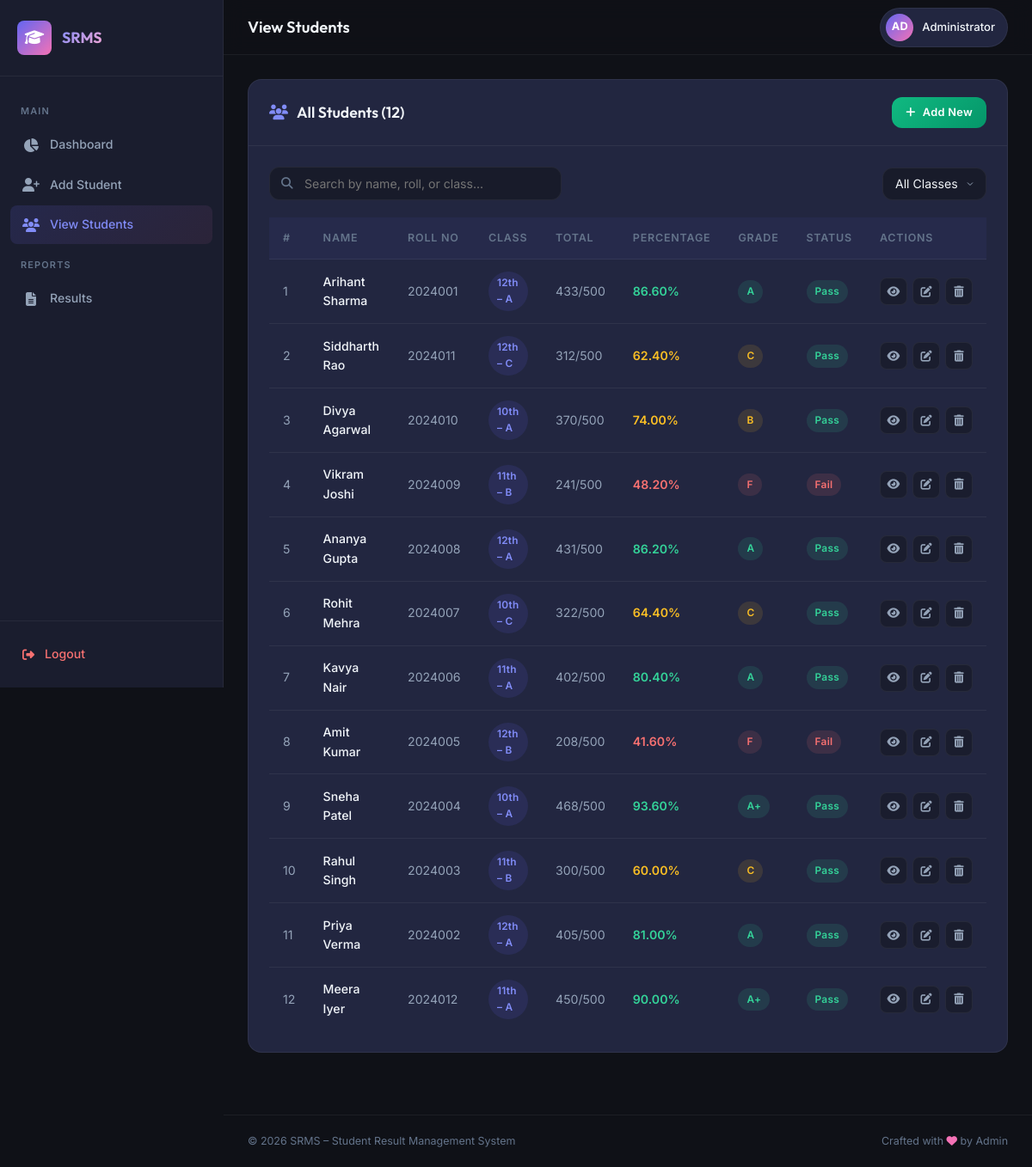
The app's page /view_students.php (signed in) with its own data.
### tables this page shows
CREATE TABLE IF NOT EXISTS students (
    id INT AUTO_INCREMENT PRIMARY KEY,
    name VARCHAR(100) NOT NULL,
    roll_no VARCHAR(20) NOT NULL UNIQUE,
    class VARCHAR(10) NOT NULL,
    section VARCHAR(5) DEFAULT 'A',
    math INT NOT NULL CHECK (math BETWEEN 0 AND 100),
    science INT NOT NULL CHECK (science BETWEEN 0 AND 100),
    english INT NOT NULL CHECK (english BETWEEN 0 AND 100),
    hindi INT NOT NULL CHECK (hindi BETWEEN 0 AND 100),
    social_science INT NOT NULL CHECK (social_science BETWEEN 0 AND 100),
    total INT GENERATED ALWAYS AS (math + science + english + hindi + social_science) STORED,
    percentage DECIMAL(5,2) GENERATED ALWAYS AS ((math + science + english + hindi + social_science) / 5) STORED,
    grade VARCHAR(5) GENERATED ALWAYS AS (
        CASE
            WHEN (math + science + english + hindi + social_science) / 5 >= 90 THEN 'A+'
            WHEN (math + science + english + hindi + social_science) / 5 >= 80 THEN 'A'
            WHEN (math + science + english + hindi + social_science) / 5 >= 65 THEN 'B'
            WHEN (math + science + english + hindi + social_science) / 5 >= 50 THEN 'C'
            ELSE 'F'
        END
    ) STORED,
    created_at TIMESTAMP DEFAULT CURRENT_TIMESTAMP,
    updated_at TIMESTAMP DEFAULT CURRENT_TIMESTAMP ON UPDATE CURRENT_TIMESTAMP
);

### view_students.php (the view, shortened to what this page needs)
<?php
require_once 'config.php';
$adminName = $_SESSION['admin_name'] ?? 'Admin';
$students = [];
$result = $conn->query("SELECT * FROM students ORDER BY created_at DESC");
while ($row = $result->fetch_assoc()) {
    $students[] = $row;
}
?>
<!DOCTYPE html>
<html lang="en">
<head>
  <link rel="stylesheet" href="https://cdnjs.cloudflare.com/ajax/libs/font-awesome/6.5.1/css/all.min.css" />
  <link rel="stylesheet" href="css/style.css" />
</head>
<body>
  <div class="app-layout">
    <aside class="sidebar" id="sidebar">
      <div class="sidebar-header">
        <div class="s-logo"><i class="fas fa-graduation-cap"></i></div>
        <span class="s-title">SRMS</span>
      </div>
      <nav class="sidebar-nav">
        <div class="nav-label">Main</div>
        <a href="dashboard.php" class="nav-item"><i class="fas fa-chart-pie"></i> Dashboard</a>
        <a href="add_student.php" class="nav-item"><i class="fas fa-user-plus"></i> Add Student</a>
        <a href="view_students.php" class="nav-item active"><i class="fas fa-users"></i> View Students</a>
        <div class="nav-label">Reports</div>
        <a href="result.php" class="nav-item"><i class="fas fa-file-lines"></i> Results</a>
      </nav>
      <div class="sidebar-footer">
        <a href="logout.php" class="nav-item"><i class="fas fa-right-from-bracket"></i> Logout</a>
      </div>
    </aside>
    <div class="main-wrapper">
      <header class="top-header">
        <div class="left">
          <h1 class="page-title">View Students</h1>
        </div>
        <div class="right">
          <div class="admin-badge">
            <div class="avatar"><?= strtoupper(substr($adminName, 0, 2)) ?></div>
            <span class="name"><?= htmlspecialchars($adminName) ?></span>
          </div>
        </div>
      </header>
      <main class="page-content">
        <div class="content-card">
          <div class="card-header">
            <h2><i class="fas fa-users"></i> All Students (<?= count($students) ?>)</h2>
            <a href="add_student.php" class="btn btn-success btn-sm"><i class="fas fa-plus"></i> Add New</a>
          </div>
          <div class="card-body">
            <div class="table-toolbar">
              <div class="search-box">
                <i class="fas fa-search"></i>
                <input type="text" id="searchInput" placeholder="Search by name, roll, or class..." />
              </div>
              <select id="filterClass" class="toolbar-select">
                <option value="">All Classes</option>
              </select>
            </div>
            <div class="table-wrapper">
              <table class="data-table" id="studentsTable">
                <thead>
                  <tr>
                    <th>#</th>
                    <th>Name</th>
                    <th>Roll No</th>
                    <th>Class</th>
                    <th>Total</th>
                    <th>Percentage</th>
                    <th>Grade</th>
                    <th>Status</th>
                    <th>Actions</th>
                  </tr>
                </thead>
                <tbody id="studentsBody">
                  <?php if (empty($students)): ?>
                  <?php else: ?>
                    <?php foreach ($students as $i => $s):
                      $passed = $s['percentage'] >= 50;
                      $pctColor = $s['percentage'] >= 80 ? 'var(--success)' : ($s['percentage'] >= 50 ? 'var(--warning)' : 'var(--danger)');
                      $gradeBadge = $s['percentage'] >= 80 ? 'badge-success' : ($s['percentage'] >= 50 ? 'badge-warning' : 'badge-danger');
                    ?>
                      <tr data-name="<?= strtolower(htmlspecialchars($s['name'])) ?>"
                          data-roll="<?= strtolower(htmlspecialchars($s['roll_no'])) ?>"
                          data-class="<?= htmlspecialchars($s['class']) ?>">
                        <td><?= $i + 1 ?></td>
                        <td style="color: var(--text-primary); font-weight: 500;"><?= htmlspecialchars($s['name']) ?></td>
                        <td><?= htmlspecialchars($s['roll_no']) ?></td>
                        <td><span class="badge badge-primary"><?= htmlspecialchars($s['class']) ?> – <?= htmlspecialchars($s['section']) ?></span></td>
                        <td><?= $s['total'] ?>/500</td>
                        <td style="font-weight: 600; color: <?= $pctColor ?>;"><?= $s['percentage'] ?>%</td>
                        <td><span class="badge <?= $gradeBadge ?>"><?= $s['grade'] ?></span></td>
                        <td><span class="badge <?= $passed ? 'badge-success' : 'badge-danger' ?>"><?= $passed ? 'Pass' : 'Fail' ?></span></td>
                        <td>
                          <div class="action-btns">
                            <a href="result.php?roll=<?= urlencode($s['roll_no']) ?>" class="action-btn" title="View Result">
                              <i class="fas fa-eye"></i>
                            </a>
                            <a href="edit_student.php?id=<?= $s['id'] ?>" class="action-btn" title="Edit">
                              <i class="fas fa-pen-to-square"></i>
                            </a>
                            <a href="delete_student.php?id=<?= $s['id'] ?>" class="action-btn delete" title="Delete"
                               onclick="return confirm('Are you sure you want to delete this student?')">
                              <i class="fas fa-trash-alt"></i>
                            </a>
                          </div>
                        </td>
                      </tr>
                    <?php endforeach; ?>
                  <?php endif; ?>
                </tbody>
              </table>
            </div>
          </div>
        </div>
      </main>
      <footer class="app-footer">
        <p>&copy; 2026 SRMS – Student Result Management System</p>
        <p>Crafted with <i class="fas fa-heart" style="color: var(--accent);"></i> by Admin</p>
      </footer>
    </div>
  </div>
</body>
</html>

### records on screen
students: name "Arihant Sharma", roll_no "2024001", class "12th", section "A", total "433", percentage "86.60", grade "A", shows "Pass"
students: name "Siddharth Rao", roll_no "2024011", class "12th", section "C", total "312", percentage "62.40", grade "C", shows "Pass"
students: name "Divya Agarwal", roll_no "2024010", class "10th", section "A", total "370", percentage "74.00", grade "B", shows "Pass"
students: name "Vikram Joshi", roll_no "2024009", class "11th", section "B", total "241", percentage "48.20", grade "F", shows "Fail"
students: name "Ananya Gupta", roll_no "2024008", class "12th", section "A", total "431", percentage "86.20", grade "A", shows "Pass"
students: name "Rohit Mehra", roll_no "2024007", class "10th", section "C", total "322", percentage "64.40", grade "C", shows "Pass"
students: name "Kavya Nair", roll_no "2024006", class "11th", section "A", total "402", percentage "80.40", grade "A", shows "Pass"
students: name "Amit Kumar", roll_no "2024005", class "12th", section "B", total "208", percentage "41.60", grade "F", shows "Fail"
students: name "Sneha Patel", roll_no "2024004", class "10th", section "A", total "468", percentage "93.60", grade "A+", shows "Pass"
students: name "Rahul Singh", roll_no "2024003", class "11th", section "B", total "300", percentage "60.00", grade "C", shows "Pass"
students: name "Priya Verma", roll_no "2024002", class "12th", section "A", total "405", percentage "81.00", grade "A", shows "Pass"
students: name "Meera Iyer", roll_no "2024012", class "11th", section "A", total "450", percentage "90.00", grade "A+", shows "Pass"

### other values on screen
substr($adminName, 0, 2) "AD"
$adminName "Administrator"
count($students) "12"
